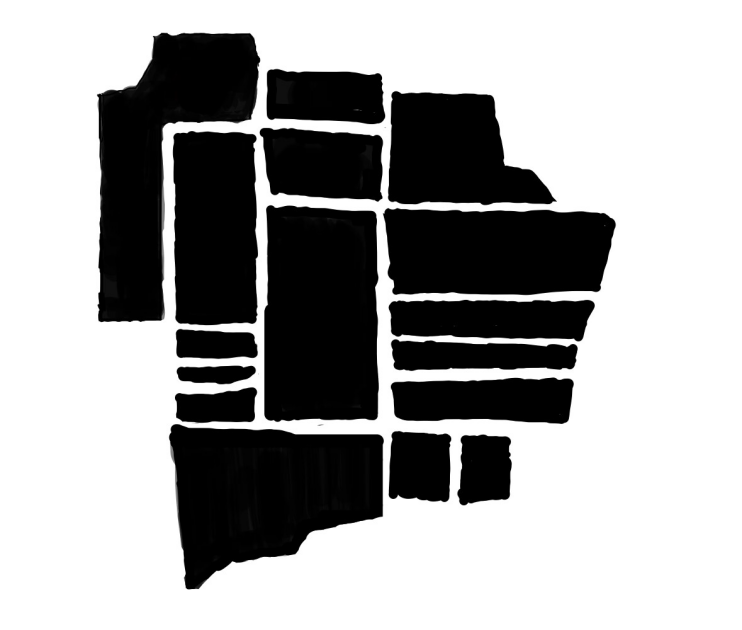
#> input picture 算法课设/bgc.png, 742 x 630 px
$ python '最小包围盒.py'
#> lines starting #> are read from the running program, lines starting #| are printed output that depends on the picture; after the words box and inside, x2 and y2 are one past the last pixel; in counts of white or black regions, pixels touching at a corner belong together
import cv2
import numpy as np
import cv2
import numpy as np
from functools import cmp_to_key

# 判断三个点的顺时针、逆时针、共线关系
# [103 lines left out: functions orientation, compare, find_lowest_point, convex_hull, min_bounding_box, min_area_rect, not called in this run]

image = cv2.imread('bgc.png')
#> image is the input picture: shape (630, 742, 3); mean B, G, R 165.6, 165.6, 165.6
# image = cv2.imread('obstacle.jpg')
gray = cv2.cvtColor(image, cv2.COLOR_BGR2GRAY)

ret, thresh = cv2.threshold(gray, 127, 255, cv2.THRESH_BINARY)
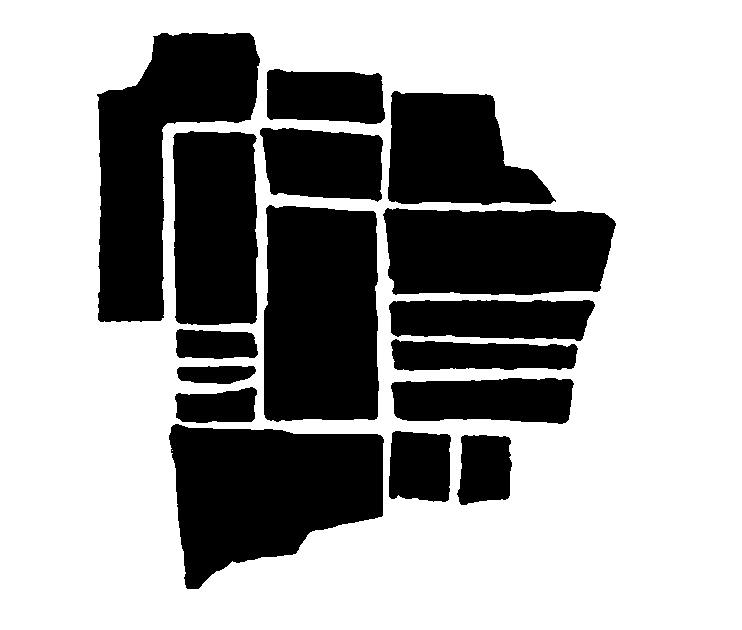
#> thresh: shape (630, 742); 64.9% white; 16 black regions

contours, hierarchy = cv2.findContours(thresh, cv2.RETR_TREE, cv2.CHAIN_APPROX_SIMPLE)
#> contours = 18 contours, 1 with area under 20; largest, box (x1, y1, x2, y2) and area: (0, 0, 742, 630) 466089, (168, 423, 385, 590) 24825, (96, 32, 261, 323) 24182, (263, 204, 380, 423) 23898, (382, 207, 617, 296) 18385

#构造轮廓
for cnt in contours:
    cv2.drawContours(image, [cnt], 0, (255,0, 0), 2)
#> this loop made 18 passes
#> cnt on passes 1, 5: [[0, 0], [0, 629], [741, 629], [741, 0]], [[172, 450]]
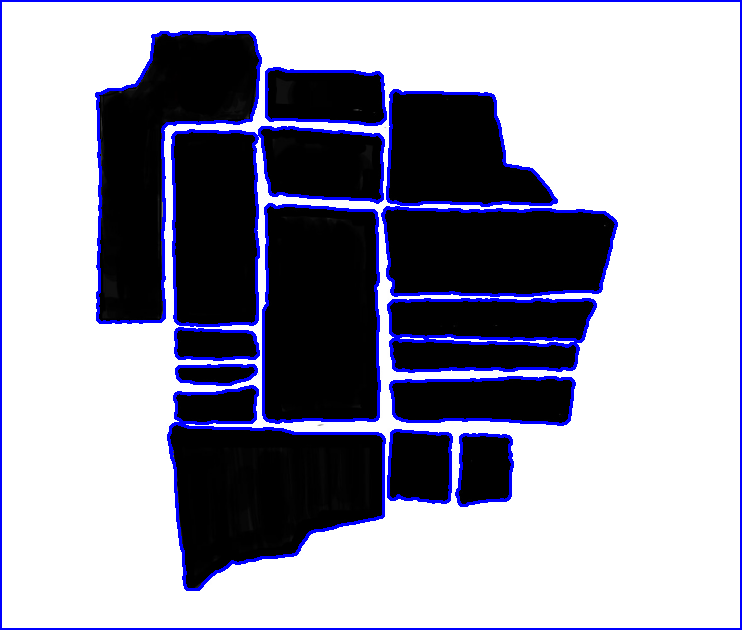
#> image: shape (630, 742, 3); 5.98% of pixels changed, all inside (x1, y1, x2, y2) = (0, 0, 742, 630)

temp = []
for cnt in contours:
    # 获取凸包
    hull = cv2.convexHull(cnt)
    # hull=convex_hull(cnt)
    # 将凸包点的坐标存入列表中
    points = []
    for i in range(len(hull)):
        points.append((hull[i][0]/2))
    # 将凸包点的坐标存入 temp 列表中
    temp.append(points)
    # 在图像上绘制凸包
    cv2.drawContours(image, [hull], 0, (100, 100, 255), 2)
#> this loop made 18 passes
#> (cnt, hull) on pass 1: ([[0, 0], [0, 629], [741, 629], [741, 0]], [[741, 0], [741, 629], [0, 629], [0, 0]])
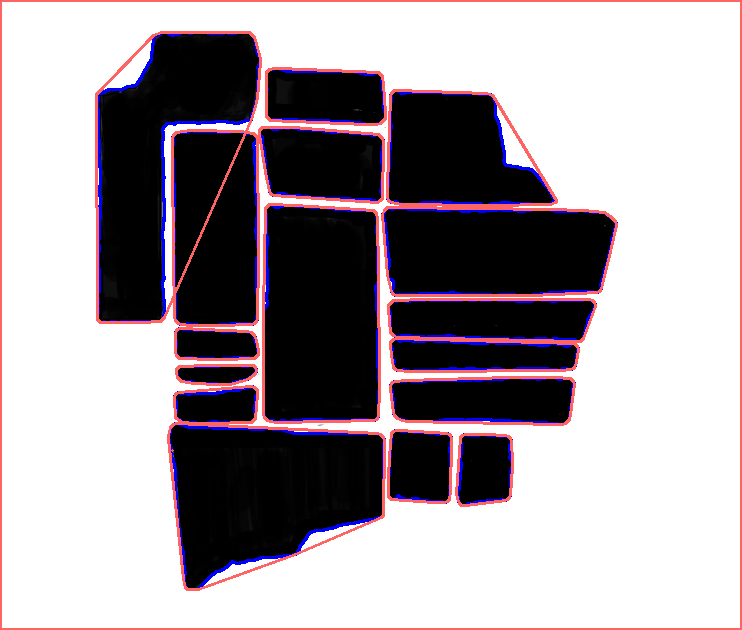
#> image: shape (630, 742, 3); 5.46% of pixels changed, all inside (x1, y1, x2, y2) = (0, 0, 742, 630)
#> after the loop, temp = 18 items


print(temp)
#> (printed output is left out)
temp=temp[1:]
#> temp = 17 items
print(temp[0])
tempp=[]
tempp=temp[0]
#> tempp = [[232, 217], [243, 217], [252.5, 217.5], [254, 218], [255, 219], [255.5, 220], [256, 231], [256, 233], [255, 247.5], [254.5, 248.5], [253.5, 249.5], [252.5, 250], [233, 252.5], [230.5, 252.5], [229.5, 251.5], [229, 250.5], [228, 247], [228, 246.5], [230, 218.5], [231, 217.5]]
print(tempp[0][0])
print(tempp[0][1])
new=[]
for i in range(len(tempp)):
    a=(tempp[i][0],tempp[i][1])
    new.append(a)
#> this loop made 20 passes
#> after the loop, new = [(232, 217), (243, 217), (252.5, 217.5), (254, 218), (255, 219), (255.5, 220), (256, 231), (256, 233), (255, 247.5), (254.5, 248.5), (253.5, 249.5), (252.5, 250), (233, 252.5), (230.5, 252.5), (229.5, 251.5), (229, 250.5), (228, 247), (228, 246.5), (230, 218.5), (231, 217.5)]

print(new)
temp=[]
for i in new:
    a=(i[0],i[1])
    temp.append(a)
#> after the loop, temp has the same summary as new

# [7 lines of commented-out code are left out]


for cnt in contours:
    rect = cv2.minAreaRect(cnt)#函数返回值是一个 (center, size, angle) 元组;
    box = cv2.boxPoints(rect)#cv2.boxPoints(rect) 函数可以将最小矩形转换为 4 个点的坐标，它返回一个形如 [[x1,y1],[x2,y2],[x3,y3],[x4,y4]] 的 ndarray 数组。
    #(box)
    box = np.intp(box)#将坐标数组中的浮点数转换为整型
    print("box",box)
    cv2.drawContours(image,[box],0,(0,0,255),2)
#> this loop made 18 passes
#> (rect, box) on passes 2 to 8: (((484.6, 470.1), (72.86, 54.01), -86.05), [[509, 508], [455, 504], [460, 431], [514, 435]]), (((420, 466.2), (69.75, 63.04), -86.35), [[449, 503], [386, 499], [390, 429], [453, 433]]), (((275.1, 507.3), (165.9, 216.1), -89.22), [[381, 591], [165, 588], [168, 422], [384, 425]]), (((172, 450), (0, 0), -90), [[172, 450], [172, 450], [172, 450], [172, 450]]), (((215.7, 404.8), (83.18, 36.01), -1.3), [[174, 423], [173, 387], [256, 385], [257, 421]]), (((481.7, 399), (46.93, 183.9), -88.86), [[573, 424], [389, 420], [390, 373], [574, 377]]), (((216, 374.5), (19, 80), -90), [[256, 384], [176, 384], [176, 365], [256, 365]])
#> (cnt, rect, box) on pass 1: ([[0, 0], [0, 629], [741, 629], [741, 0]], ((370.5, 314.5), (629, 741), -90), [[740, 628], [0, 628], [0, 0], [740, 0]])
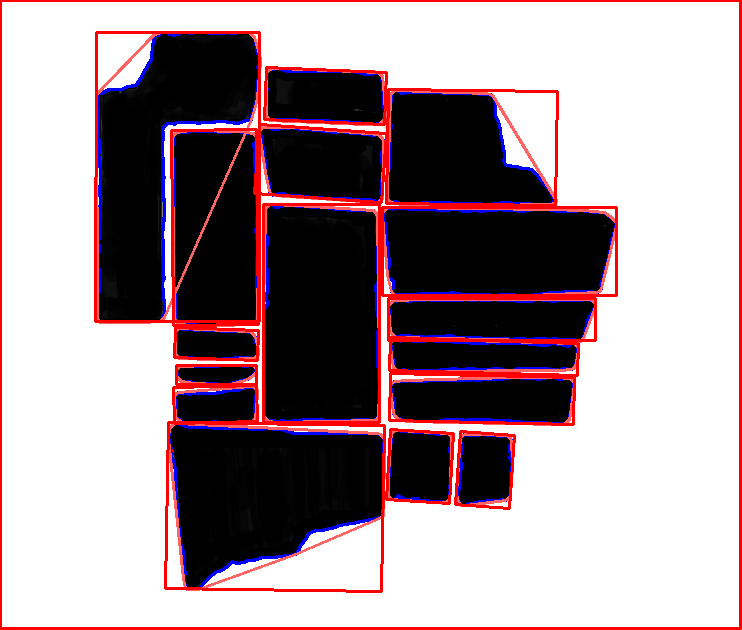
#> image: shape (630, 742, 3); 5.95% of pixels changed, all inside (x1, y1, x2, y2) = (0, 0, 742, 630)

# for cnt in contours:
#     x,y,w,h = cv2.boundingRect(cnt)
#     cv2.rectangle(image,(x,y),(x+w,y+h),(0,255,0),2)

cv2.imshow('image',image)
cv2.waitKey(0)
cv2.destroyAllWindows()
